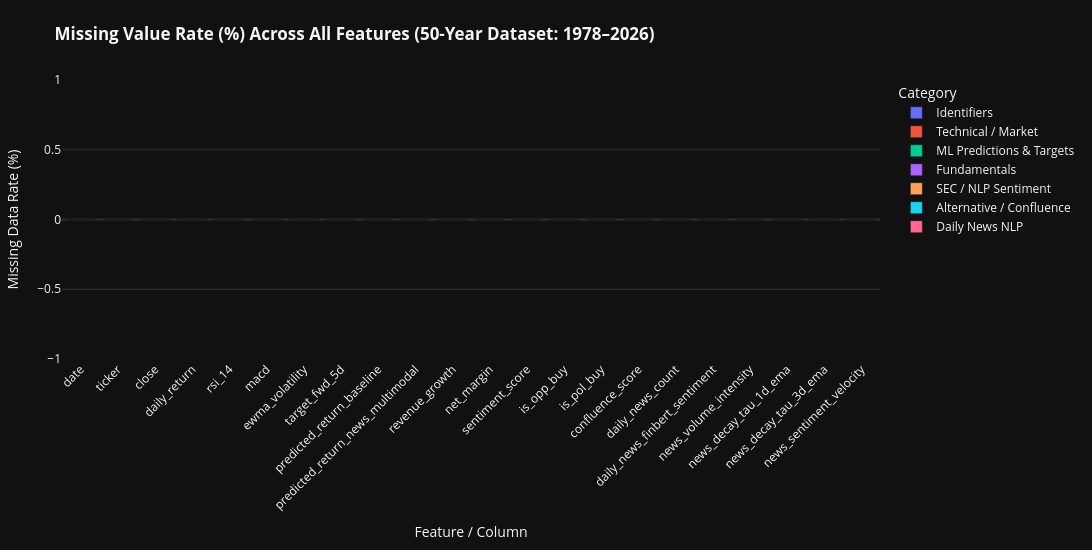

The code cell stored with this chart in its notebook:
### Markdown cell above
## 4. Missing Value Bar Chart by Feature Domain (1975–2026)

### Code cell
def categorize_feature(col):
    if col in ['date', 'ticker']:
        return 'Identifiers'
    elif col in ['close', 'daily_return', 'rsi_14', 'macd', 'ewma_volatility']:
        return 'Technical / Market'
    elif col in ['revenue_growth', 'net_margin']:
        return 'Fundamentals'
    elif col in ['sentiment_score', 'sentiment_decay_tau_1d_ema', 'sentiment_decay_tau_3d_ema']:
        return 'SEC / NLP Sentiment'
    elif col in ['is_opp_buy', 'is_pol_buy', 'confluence_score']:
        return 'Alternative / Confluence'
    elif col in ['daily_news_count', 'daily_news_finbert_sentiment', 'news_volume_intensity', 'news_decay_tau_1d_ema', 'news_decay_tau_3d_ema', 'news_sentiment_velocity']:
        return 'Daily News NLP'
    else:
        return 'ML Predictions & Targets'

df_missing_audit['Category'] = df_missing_audit['Column Name'].apply(categorize_feature)

fig_missing = px.bar(
    df_missing_audit,
    x='Column Name',
    y='Missing (%)',
    color='Category',
    title='<b>Missing Value Rate (%) Across All Features (50-Year Dataset: 1978–2026)</b>',
    labels={'Missing (%)': 'Missing Data Rate (%)', 'Column Name': 'Feature / Column'},
    template='plotly_dark'
)
fig_missing.update_layout(
    width=1150, height=550,
    xaxis_tickangle=-45,
    margin=dict(l=60, r=60, t=80, b=100)
)
fig_missing.show()

### Figure 1 — Plotly figure (JSON) as saved in the notebook; plotly's stock layout.template omitted (floating-point values rounded to 4 significant figures)
{"data": [{"hovertemplate": "Category=Identifiers<br>Feature / Column=%{x}<br>Missing Data Rate (%)=%{y}<extra></extra>", "legendgroup": "Identifiers", "marker": {"color": "#636efa", "pattern": {"shape": ""}}, "name": "Identifiers", "orientation": "v", "showlegend": true, "textposition": "auto", "type": "bar", "x": ["date", "ticker"], "xaxis": "x", "y": [0.0, 0.0], "yaxis": "y"}, {"hovertemplate": "Category=Technical / Market<br>Feature / Column=%{x}<br>Missing Data Rate (%)=%{y}<extra></extra>", "legendgroup": "Technical / Market", "marker": {"color": "#EF553B", "pattern": {"shape": ""}}, "name": "Technical / Market", "orientation": "v", "showlegend": true, "textposition": "auto", "type": "bar", "x": ["close", "daily_return", "rsi_14", "macd", "ewma_volatility"], "xaxis": "x", "y": [0.0, 0.0, 0.0, 0.0, 0.0], "yaxis": "y"}, {"hovertemplate": "Category=ML Predictions & Targets<br>Feature / Column=%{x}<br>Missing Data Rate (%)=%{y}<extra></extra>", "legendgroup": "ML Predictions & Targets", "marker": {"color": "#00cc96", "pattern": {"shape": ""}}, "name": "ML Predictions & Targets", "orientation": "v", "showlegend": true, "textposition": "auto", "type": "bar", "x": ["target_fwd_5d", "predicted_return_baseline", "predicted_return_news_multimodal"], "xaxis": "x", "y": [0.0, 0.0, 0.0], "yaxis": "y"}, {"hovertemplate": "Category=Fundamentals<br>Feature / Column=%{x}<br>Missing Data Rate (%)=%{y}<extra></extra>", "legendgroup": "Fundamentals", "marker": {"color": "#ab63fa", "pattern": {"shape": ""}}, "name": "Fundamentals", "orientation": "v", "showlegend": true, "textposition": "auto", "type": "bar", "x": ["revenue_growth", "net_margin"], "xaxis": "x", "y": [0.0, 0.0], "yaxis": "y"}, {"hovertemplate": "Category=SEC / NLP Sentiment<br>Feature / Column=%{x}<br>Missing Data Rate (%)=%{y}<extra></extra>", "legendgroup": "SEC / NLP Sentiment", "marker": {"color": "#FFA15A", "pattern": {"shape": ""}}, "name": "SEC / NLP Sentiment", "orientation": "v", "showlegend": true, "textposition": "auto", "type": "bar", "x": ["sentiment_score"], "xaxis": "x", "y": [0.0], "yaxis": "y"}, {"hovertemplate": "Category=Alternative / Confluence<br>Feature / Column=%{x}<br>Missing Data Rate (%)=%{y}<extra></extra>", "legendgroup": "Alternative / Confluence", "marker": {"color": "#19d3f3", "pattern": {"shape": ""}}, "name": "Alternative / Confluence", "orientation": "v", "showlegend": true, "textposition": "auto", "type": "bar", "x": ["is_opp_buy", "is_pol_buy", "confluence_score"], "xaxis": "x", "y": [0.0, 0.0, 0.0], "yaxis": "y"}, {"hovertemplate": "Category=Daily News NLP<br>Feature / Column=%{x}<br>Missing Data Rate (%)=%{y}<extra></extra>", "legendgroup": "Daily News NLP", "marker": {"color": "#FF6692", "pattern": {"shape": ""}}, "name": "Daily News NLP", "orientation": "v", "showlegend": true, "textposition": "auto", "type": "bar", "x": ["daily_news_count", "daily_news_finbert_sentiment", "news_volume_intensity", "news_decay_tau_1d_ema", "news_decay_tau_3d_ema", "news_sentiment_velocity"], "xaxis": "x", "y": [0.0, 0.0, 0.0, 0.0, 0.0, 0.0], "yaxis": "y"}], "layout": {"barmode": "relative", "height": 550, "legend": {"title": {"text": "Category"}, "tracegroupgap": 0}, "margin": {"b": 100, "l": 60, "r": 60, "t": 80}, "title": {"text": "<b>Missing Value Rate (%) Across All Features (50-Year Dataset: 1978–2026)</b>"}, "width": 1150, "xaxis": {"anchor": "y", "domain": [0.0, 1.0], "tickangle": -45, "title": {"text": "Feature / Column"}}, "yaxis": {"anchor": "x", "domain": [0.0, 1.0], "title": {"text": "Missing Data Rate (%)"}}}}
